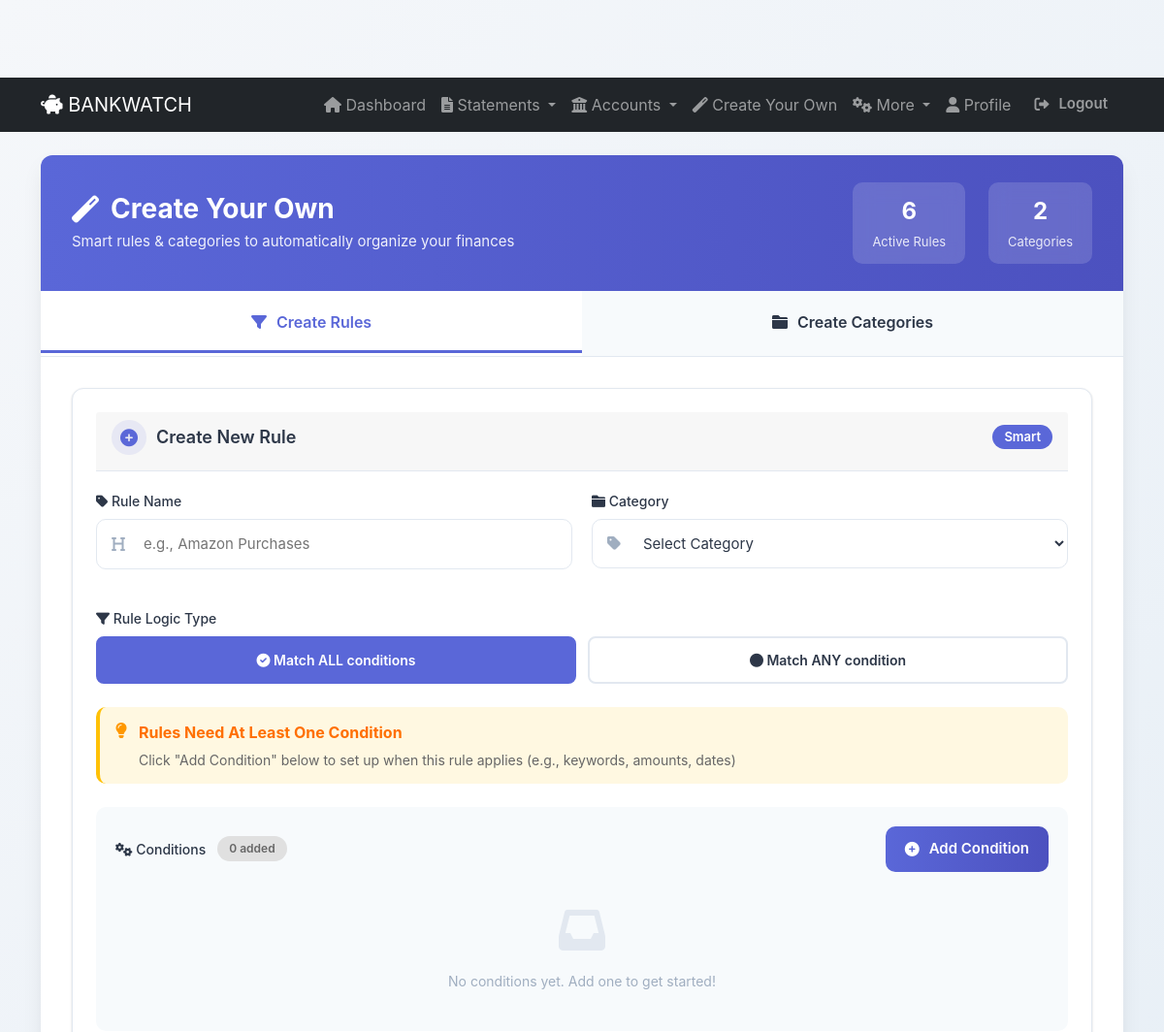
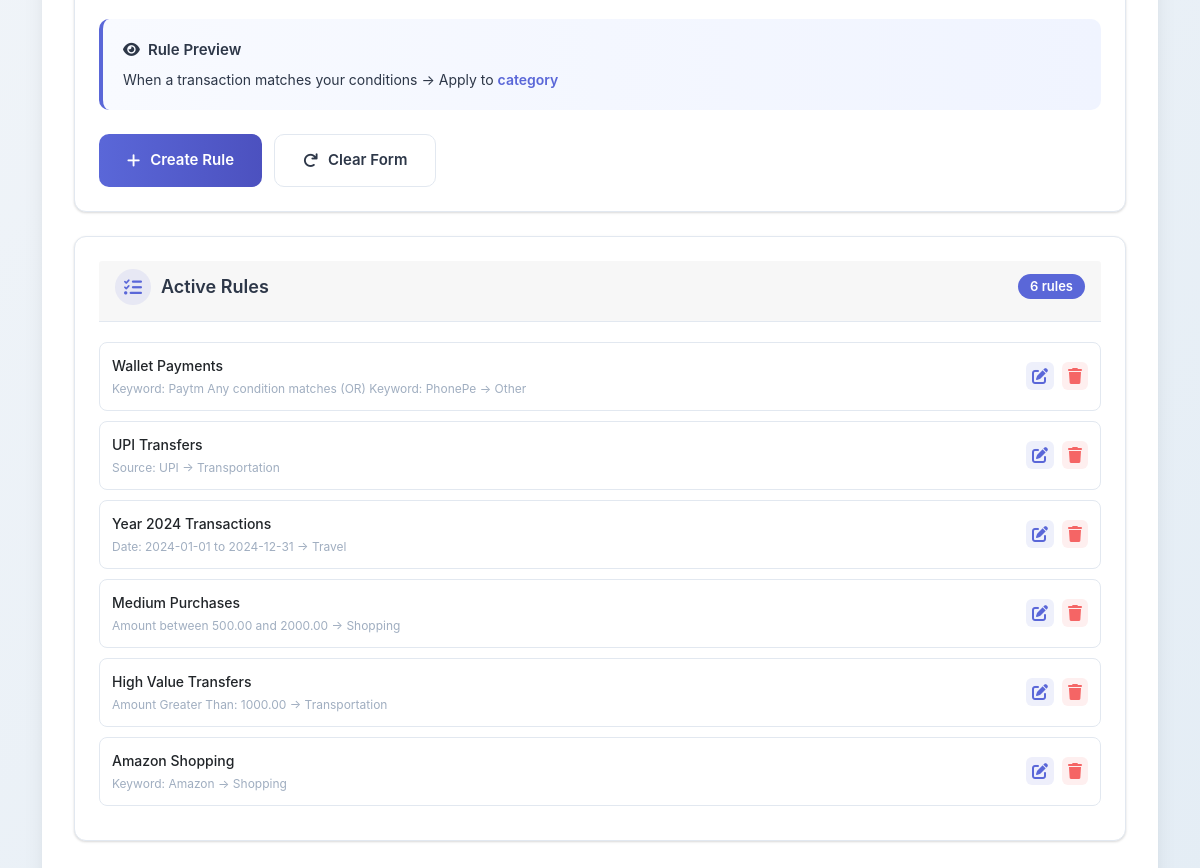
The page /analyzer/create-your-own/ (signed in) on the database its author committed (2 pictures, top to bottom).
### analyzer/models.py (models this page shows, shortened)
class Rule(models.Model):
    user = models.ForeignKey(User, on_delete=models.CASCADE, related_name='rules')
    name = models.CharField(max_length=100)
    category = models.CharField(max_length=20, choices=Transaction.CATEGORY_CHOICES, default='OTHER')
    is_active = models.BooleanField(default=True)
    created_at = models.DateTimeField(auto_now_add=True)
    updated_at = models.DateTimeField(auto_now=True)
    RULE_TYPE_CHOICES = [
        ('AND', 'All conditions must match (AND)'),
        ('OR', 'Any condition matches (OR)'),
    ]
    rule_type = models.CharField(max_length=3, choices=RULE_TYPE_CHOICES, default='AND')

class RuleCondition(models.Model):
    rule = models.ForeignKey(Rule, on_delete=models.CASCADE, related_name='conditions')
    CONDITION_TYPE_CHOICES = [
        ('KEYWORD', 'Keyword in Description'),
        ('AMOUNT', 'Amount Range'),
        ('DATE', 'Date Range'),
        ('SOURCE', 'Transaction Source/Channel'),
    ]
    condition_type = models.CharField(max_length=20, choices=CONDITION_TYPE_CHOICES)
    keyword = models.CharField(max_length=100, blank=True)
    keyword_match_type = models.CharField(max_length=20, choices=[
        ('CONTAINS', 'Contains'),
        ('STARTS_WITH', 'Starts With'),
        ('ENDS_WITH', 'Ends With'),
        ('EXACT', 'Exact Match'),
    ], blank=True)
    amount_operator = models.CharField(max_length=20, choices=[
        ('EQUALS', 'Equals'),
        ('GREATER_THAN', 'Greater Than'),
        ('LESS_THAN', 'Less Than'),
        ('BETWEEN', 'Between'),
        ('GREATER_THAN_EQUAL', 'Greater Than or Equal'),
        ('LESS_THAN_EQUAL', 'Less Than or Equal'),
    ], blank=True)
    amount_value = models.DecimalField(max_digits=12, decimal_places=2, null=True, blank=True)
    amount_value2 = models.DecimalField(max_digits=12, decimal_places=2, null=True, blank=True)
    date_start = models.DateField(null=True, blank=True)
    date_end = models.DateField(null=True, blank=True)
    source_channel = models.CharField(max_length=50, blank=True, choices=[
        ('PAYTM', 'Paytm'),
        ('PHONEPE', 'PhonePe'),
        ('GOOGLE_PAY', 'Google Pay'),
        ('UPI', 'UPI'),
        ('DEBIT_CARD', 'Debit Card'),
        ('CREDIT_CARD', 'Credit Card'),
        ('NET_BANKING', 'Net Banking'),
        ('CHEQUE', 'Cheque'),
        ('NEFT', 'NEFT'),
        ('RTGS', 'RTGS'),
    ])
    def __str__(self):
        if self.condition_type == 'KEYWORD':
            return f"Keyword: {self.keyword}"
        elif self.condition_type == 'AMOUNT':
            if self.amount_operator == 'BETWEEN' and self.amount_value2:
                return f"Amount between {self.amount_value} and {self.amount_value2}"
            return f"Amount {self.get_amount_operator_display()}: {self.amount_value}"
        elif self.condition_type == 'DATE':
            return f"Date: {self.date_start} to {self.date_end}"
        elif self.condition_type == 'SOURCE':
            return f"Source: {self.get_source_channel_display()}"
        return f"Condition #{self.id}"

### analyzer/views.py (the view)
# urls.py: path('create-your-own/', views.create_your_own, name='create_your_own'),
@login_required
def create_your_own(request):
    rules = Rule.objects.filter(user=request.user).order_by('-created_at')
    custom_categories = CustomCategory.objects.filter(user=request.user).order_by('-created_at')
    context = {
        'total_rules': rules.count(),
        'total_categories': custom_categories.count(),
        'rules': rules,
        'custom_categories': custom_categories,
        'categories': Transaction.CATEGORY_CHOICES,
    }
    return render(request, 'analyzer/create_your_own.html', context)

### templates/analyzer/create_your_own.html (shortened to what this page needs)
{% extends "base.html" %}
{% load static %}
{% block content %}
<div class="container-main">
    <div class="header">
        <div class="header-content">
            <h2><i class="fas fa-magic"></i> Create Your Own</h2>
            <p>Smart rules & categories to automatically organize your finances</p>
        </div>
        <div class="stats">
            <div class="stat-item">
                <div class="stat-number" id="rulesCount">{{ total_rules }}</div>
                <div class="stat-label">Active Rules</div>
            </div>
            <div class="stat-item">
                <div class="stat-number" id="categoriesCount">{{ total_categories }}</div>
                <div class="stat-label">Categories</div>
            </div>
        </div>
    </div>
    <div class="tabs">
        <div class="tab active" onclick="switchTab('rules')">
            <i class="fas fa-filter"></i> Create Rules
        </div>
        <div class="tab" onclick="switchTab('categories')">
            <i class="fas fa-folder"></i> Create Categories
        </div>
    </div>
    <div id="rules" class="section active">
        <div class="card">
            <div class="card-header">
                <h4><i class="fas fa-plus-circle"></i> Create New Rule</h4>
                <span class="badge">Smart</span>
            </div>
            <form id="ruleForm" method="POST" action="{% url 'create_rule_ajax' %}">
                <div class="form-row">
                    <div class="form-group">
                        <label for="ruleName"><i class="fas fa-tag"></i> Rule Name</label>
                        <div class="input-with-icon">
                            <input type="text" id="ruleName" name="name" placeholder="e.g., Amazon Purchases" required>
                        </div>
                    </div>
                    <div class="form-group">
                        <label for="ruleCategory"><i class="fas fa-folder"></i> Category</label>
                        <div class="input-with-icon">
                            <select id="ruleCategory" name="category" required>
                                <option value="">Select Category</option>
                            </select>
                        </div>
                    </div>
                </div>
                <div class="form-group">
                    <label><i class="fas fa-filter"></i> Rule Logic Type</label>
                    <div class="logic-type-toggle">
                        <button type="button" class="logic-btn active" data-logic="AND" onclick="setLogicType('AND', this)">
                            <i class="fas fa-check-circle"></i> Match ALL conditions
                        </button>
                        <button type="button" class="logic-btn" data-logic="OR" onclick="setLogicType('OR', this)">
                            <i class="fas fa-circle"></i> Match ANY condition
                        </button>
                    </div>
                </div>
                <div style="padding: 14px 16px; background: #fff8e1; border-radius: 10px; margin-bottom: 20px; border-left: 4px solid #ffc107; display: flex; align-items: flex-start; gap: 12px;">
                    <i class="fas fa-lightbulb" style="color: #ff9800; font-size: 16px; margin-top: 2px; flex-shrink: 0;"></i>
                    <div style="flex: 1;">
                        <strong style="color: #ff6f00; display: block; margin-bottom: 6px;">Rules Need At Least One Condition</strong>
                        <small style="color: #666; display: block;">Click "Add Condition" below to set up when this rule applies (e.g., keywords, amounts, dates)</small>
                    </div>
                </div>
                <div class="conditions-container">
                    <div style="display: flex; justify-content: space-between; align-items: center; margin-bottom: 16px;">
                        <div style="display: flex; align-items: center; gap: 12px;">
                            <label style="margin: 0;"><i class="fas fa-cogs"></i> Conditions</label>
                            <span id="conditionCount" style="display: inline-block; background: #e0e0e0; color: #666; padding: 4px 12px; border-radius: 20px; font-size: 12px; font-weight: 600;">0 added</span>
                        </div>
                        <button type="button" class="btn btn-primary" style="min-width: 160px; padding: 12px 20px;" onclick="openConditionBuilder()">
                            <i class="fas fa-plus-circle"></i> Add Condition
                        </button>
                    </div>
                    <div id="conditionsDisplay" style="min-height: 80px;">
                        <div class="empty-state" style="padding: 20px 0;">
                            <i class="fas fa-inbox"></i><br>
                            <small>No conditions yet. Add one to get started!</small>
                        </div>
                    </div>
                </div>
                <div class="preview">
                    <div class="preview-title">
                        <i class="fas fa-eye"></i> Rule Preview
                    </div>
                    <div class="preview-content" id="rulePreview">
                        When a transaction matches your conditions → Apply to <span class="highlight">category</span>
                    </div>
                </div>
                <div class="button-group">
                    <button type="submit" class="btn btn-primary" id="submitRuleBtn" style="min-width: 140px;">
                        <i class="fas fa-plus"></i> Create Rule
                    </button>
                    <button type="button" class="btn btn-secondary" onclick="resetRuleForm()">
                        <i class="fas fa-redo"></i> Clear Form
                    </button>
                </div>
            </form>
        </div>
        <div class="card">
            <div class="card-header">
                <h4><i class="fas fa-list-check"></i> Active Rules</h4>
                <span class="badge" id="activeRulesCount">{{ total_rules }} rules</span>
            </div>
            <div id="rulesContainer">
                {% if rules %}
                    {% for rule in rules %}
                        <div class="rule-item" data-rule-id="{{ rule.id }}">
                            <div class="rule-details">
                                <div class="rule-name">{{ rule.name }}</div>
                                <div class="rule-condition">
                                    {% if rule.conditions.all %}
                                        {% for condition in rule.conditions.all %}
                                            <span>{{ condition }}</span>
                                            {% if not forloop.last %}<span> {{ rule.get_rule_type_display }} </span>{% endif %}
                                        {% endfor %}
                                        → {{ rule.get_category_display }}
                                    {% else %}
                                        No conditions added
                                    {% endif %}
                                </div>
                            </div>
                            <div class="rule-actions">
                                <i class="fas fa-edit" onclick="editRule({{ rule.id }})"></i>
                                <i class="fas fa-trash" onclick="deleteRule({{ rule.id }})"></i>
                            </div>
                        </div>
                    {% endfor %}
                {% else %}
                    <div class="empty-state">
                        <i class="fas fa-inbox"></i><br>
                        <small>No rules yet. Create your first rule above!</small>
                    </div>
                {% endif %}
            </div>
        </div>
    </div>
</div>
{% endblock %}

### rows shown on the page
Rule: name "Wallet Payments", rule_type "Any condition matches (OR)", category "Other"
RuleCondition: condition_type+keyword "Keyword: Paytm"
RuleCondition: condition_type+keyword "Keyword: PhonePe"
Rule: name "UPI Transfers", category "Transportation"
RuleCondition: condition_type+source_channel "Source: UPI"
Rule: name "Year 2024 Transactions", category "Travel"
RuleCondition: condition_type+date_start+date_end "Date: 2024-01-01 to 2024-12-31"
Rule: name "Medium Purchases", category "Shopping"
RuleCondition: condition_type+amount_operator+amount_value2 "Amount between 500.00 and 2000.00"
Rule: name "High Value Transfers", category "Transportation"
RuleCondition: condition_type+amount_operator+amount_value "Amount Greater Than: 1000.00"
Rule: name "Amazon Shopping", category "Shopping"
RuleCondition: condition_type+keyword "Keyword: Amazon"

### other values the page prints
{{ total_rules }} "6"
{{ total_categories }} "2"
